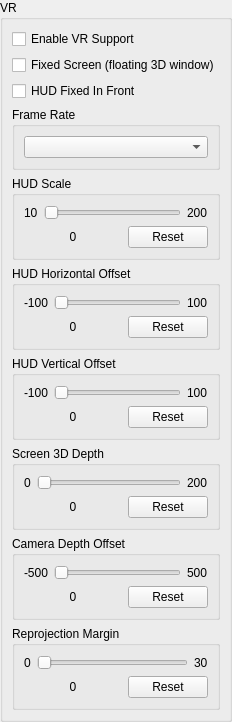
<?xml version="1.0" encoding="UTF-8"?>
<ui version="4.0">
 <class>vr_settings_widget</class>
 <widget class="QWidget" name="vr_settings_widget">
  <layout class="QVBoxLayout" name="vr_settings_widget_layout">
   <property name="leftMargin">
    <number>0</number>
   </property>
   <property name="topMargin">
    <number>0</number>
   </property>
   <property name="rightMargin">
    <number>0</number>
   </property>
   <property name="bottomMargin">
    <number>0</number>
   </property>
      <item>
       <widget class="QGroupBox" name="gb_vr">
        <property name="title">
         <string>VR</string>
        </property>
        <layout class="QVBoxLayout" name="gb_vr_layout">
         <item>
          <widget class="QCheckBox" name="vrEnabled">
           <property name="text">
            <string>Enable VR Support</string>
           </property>
          </widget>
         </item>
         <item>
          <widget class="QCheckBox" name="vrFixedScreen">
           <property name="text">
            <string>Fixed Screen (floating 3D window)</string>
           </property>
          </widget>
         </item>
         <item>
          <widget class="QCheckBox" name="vrHudFixed">
           <property name="text">
            <string>HUD Fixed In Front</string>
           </property>
          </widget>
         </item>
         <item>
          <widget class="QGroupBox" name="gb_vrFrameRate">
           <property name="title">
            <string>Frame Rate</string>
           </property>
           <layout class="QVBoxLayout" name="gb_vrFrameRate_layout">
            <item>
             <widget class="QComboBox" name="vrFrameRate"/>
            </item>
           </layout>
          </widget>
         </item>
         <item>
          <widget class="QGroupBox" name="gb_vrHudScale">
           <property name="title">
            <string>HUD Scale</string>
           </property>
           <layout class="QVBoxLayout" name="gb_vrHudScale_layout">
            <item>
             <layout class="QHBoxLayout" name="vrHudScaleLayoutTop" stretch="0,1,0">
              <item>
               <widget class="QLabel" name="vrHudScaleMin">
                <property name="text">
                 <string>10</string>
                </property>
               </widget>
              </item>
              <item>
               <widget class="QSlider" name="vrHudScale">
                <property name="orientation">
                 <enum>Qt::Orientation::Horizontal</enum>
                </property>
               </widget>
              </item>
              <item>
               <widget class="QLabel" name="vrHudScaleMax">
                <property name="text">
                 <string>200</string>
                </property>
               </widget>
              </item>
             </layout>
            </item>
            <item>
             <layout class="QHBoxLayout" name="vrHudScaleLayoutBottom" stretch="1,0">
              <item>
               <widget class="QLabel" name="vrHudScaleVal">
                <property name="text">
                 <string>0</string>
                </property>
                <property name="alignment">
                 <set>Qt::AlignmentFlag::AlignCenter</set>
                </property>
               </widget>
              </item>
              <item>
               <widget class="QPushButton" name="vrHudScaleReset">
                <property name="text">
                 <string>Reset</string>
                </property>
               </widget>
              </item>
             </layout>
            </item>
           </layout>
          </widget>
         </item>
         <item>
          <widget class="QGroupBox" name="gb_vrHudOffsetX">
           <property name="title">
            <string>HUD Horizontal Offset</string>
           </property>
           <layout class="QVBoxLayout" name="gb_vrHudOffsetX_layout">
            <item>
             <layout class="QHBoxLayout" name="vrHudOffsetXLayoutTop" stretch="0,1,0">
              <item>
               <widget class="QLabel" name="vrHudOffsetXMin">
                <property name="text">
                 <string>-100</string>
                </property>
               </widget>
              </item>
              <item>
               <widget class="QSlider" name="vrHudOffsetX">
                <property name="orientation">
                 <enum>Qt::Orientation::Horizontal</enum>
                </property>
               </widget>
              </item>
              <item>
               <widget class="QLabel" name="vrHudOffsetXMax">
                <property name="text">
                 <string>100</string>
                </property>
               </widget>
              </item>
             </layout>
            </item>
            <item>
             <layout class="QHBoxLayout" name="vrHudOffsetXLayoutBottom" stretch="1,0">
              <item>
               <widget class="QLabel" name="vrHudOffsetXVal">
                <property name="text">
                 <string>0</string>
                </property>
                <property name="alignment">
                 <set>Qt::AlignmentFlag::AlignCenter</set>
                </property>
               </widget>
              </item>
              <item>
               <widget class="QPushButton" name="vrHudOffsetXReset">
                <property name="text">
                 <string>Reset</string>
                </property>
               </widget>
              </item>
             </layout>
            </item>
           </layout>
          </widget>
         </item>
         <item>
          <widget class="QGroupBox" name="gb_vrHudOffsetY">
           <property name="title">
            <string>HUD Vertical Offset</string>
           </property>
           <layout class="QVBoxLayout" name="gb_vrHudOffsetY_layout">
            <item>
             <layout class="QHBoxLayout" name="vrHudOffsetYLayoutTop" stretch="0,1,0">
              <item>
               <widget class="QLabel" name="vrHudOffsetYMin">
                <property name="text">
                 <string>-100</string>
                </property>
               </widget>
              </item>
              <item>
               <widget class="QSlider" name="vrHudOffsetY">
                <property name="orientation">
                 <enum>Qt::Orientation::Horizontal</enum>
                </property>
               </widget>
              </item>
              <item>
               <widget class="QLabel" name="vrHudOffsetYMax">
                <property name="text">
                 <string>100</string>
                </property>
               </widget>
              </item>
             </layout>
            </item>
            <item>
             <layout class="QHBoxLayout" name="vrHudOffsetYLayoutBottom" stretch="1,0">
              <item>
               <widget class="QLabel" name="vrHudOffsetYVal">
                <property name="text">
                 <string>0</string>
                </property>
                <property name="alignment">
                 <set>Qt::AlignmentFlag::AlignCenter</set>
                </property>
               </widget>
              </item>
              <item>
               <widget class="QPushButton" name="vrHudOffsetYReset">
                <property name="text">
                 <string>Reset</string>
                </property>
               </widget>
              </item>
             </layout>
            </item>
           </layout>
          </widget>
         </item>
         <item>
          <widget class="QGroupBox" name="gb_vrScreenDepth">
           <property name="title">
            <string>Screen 3D Depth</string>
           </property>
           <layout class="QVBoxLayout" name="gb_vrScreenDepth_layout">
            <item>
             <layout class="QHBoxLayout" name="vrScreenDepthLayoutTop" stretch="0,1,0">
              <item>
               <widget class="QLabel" name="vrScreenDepthMin">
                <property name="text">
                 <string>0</string>
                </property>
               </widget>
              </item>
              <item>
               <widget class="QSlider" name="vrScreenDepth">
                <property name="orientation">
                 <enum>Qt::Orientation::Horizontal</enum>
                </property>
               </widget>
              </item>
              <item>
               <widget class="QLabel" name="vrScreenDepthMax">
                <property name="text">
                 <string>200</string>
                </property>
               </widget>
              </item>
             </layout>
            </item>
            <item>
             <layout class="QHBoxLayout" name="vrScreenDepthLayoutBottom" stretch="1,0">
              <item>
               <widget class="QLabel" name="vrScreenDepthVal">
                <property name="text">
                 <string>0</string>
                </property>
                <property name="alignment">
                 <set>Qt::AlignmentFlag::AlignCenter</set>
                </property>
               </widget>
              </item>
              <item>
               <widget class="QPushButton" name="vrScreenDepthReset">
                <property name="text">
                 <string>Reset</string>
                </property>
               </widget>
              </item>
             </layout>
            </item>
           </layout>
          </widget>
         </item>
         <item>
          <widget class="QGroupBox" name="gb_vrCameraDepth">
           <property name="title">
            <string>Camera Depth Offset</string>
           </property>
           <layout class="QVBoxLayout" name="gb_vrCameraDepth_layout">
            <item>
             <layout class="QHBoxLayout" name="vrCameraDepthLayoutTop" stretch="0,1,0">
              <item>
               <widget class="QLabel" name="vrCameraDepthMin">
                <property name="text">
                 <string>-500</string>
                </property>
               </widget>
              </item>
              <item>
               <widget class="QSlider" name="vrCameraDepth">
                <property name="orientation">
                 <enum>Qt::Orientation::Horizontal</enum>
                </property>
               </widget>
              </item>
              <item>
               <widget class="QLabel" name="vrCameraDepthMax">
                <property name="text">
                 <string>500</string>
                </property>
               </widget>
              </item>
             </layout>
            </item>
            <item>
             <layout class="QHBoxLayout" name="vrCameraDepthLayoutBottom" stretch="1,0">
              <item>
               <widget class="QLabel" name="vrCameraDepthVal">
                <property name="text">
                 <string>0</string>
                </property>
                <property name="alignment">
                 <set>Qt::AlignmentFlag::AlignCenter</set>
                </property>
               </widget>
              </item>
              <item>
               <widget class="QPushButton" name="vrCameraDepthReset">
                <property name="text">
                 <string>Reset</string>
                </property>
               </widget>
              </item>
             </layout>
            </item>
           </layout>
          </widget>
         </item>
         <item>
          <widget class="QGroupBox" name="gb_vrReprojectionMargin">
           <property name="title">
            <string>Reprojection Margin</string>
           </property>
           <layout class="QVBoxLayout" name="gb_vrReprojectionMargin_layout">
            <item>
             <layout class="QHBoxLayout" name="vrReprojectionMarginLayoutTop" stretch="0,1,0">
              <item>
               <widget class="QLabel" name="vrReprojectionMarginMin">
                <property name="text">
                 <string>0</string>
                </property>
               </widget>
              </item>
              <item>
               <widget class="QSlider" name="vrReprojectionMargin">
                <property name="orientation">
                 <enum>Qt::Orientation::Horizontal</enum>
                </property>
               </widget>
              </item>
              <item>
               <widget class="QLabel" name="vrReprojectionMarginMax">
                <property name="text">
                 <string>30</string>
                </property>
               </widget>
              </item>
             </layout>
            </item>
            <item>
             <layout class="QHBoxLayout" name="vrReprojectionMarginLayoutBottom" stretch="1,0">
              <item>
               <widget class="QLabel" name="vrReprojectionMarginVal">
                <property name="text">
                 <string>0</string>
                </property>
                <property name="alignment">
                 <set>Qt::AlignmentFlag::AlignCenter</set>
                </property>
               </widget>
              </item>
              <item>
               <widget class="QPushButton" name="vrReprojectionMarginReset">
                <property name="text">
                 <string>Reset</string>
                </property>
               </widget>
              </item>
             </layout>
            </item>
           </layout>
          </widget>
         </item>
        </layout>
       </widget>
      </item>
  </layout>
 </widget>
 <resources/>
 <connections/>
</ui>
